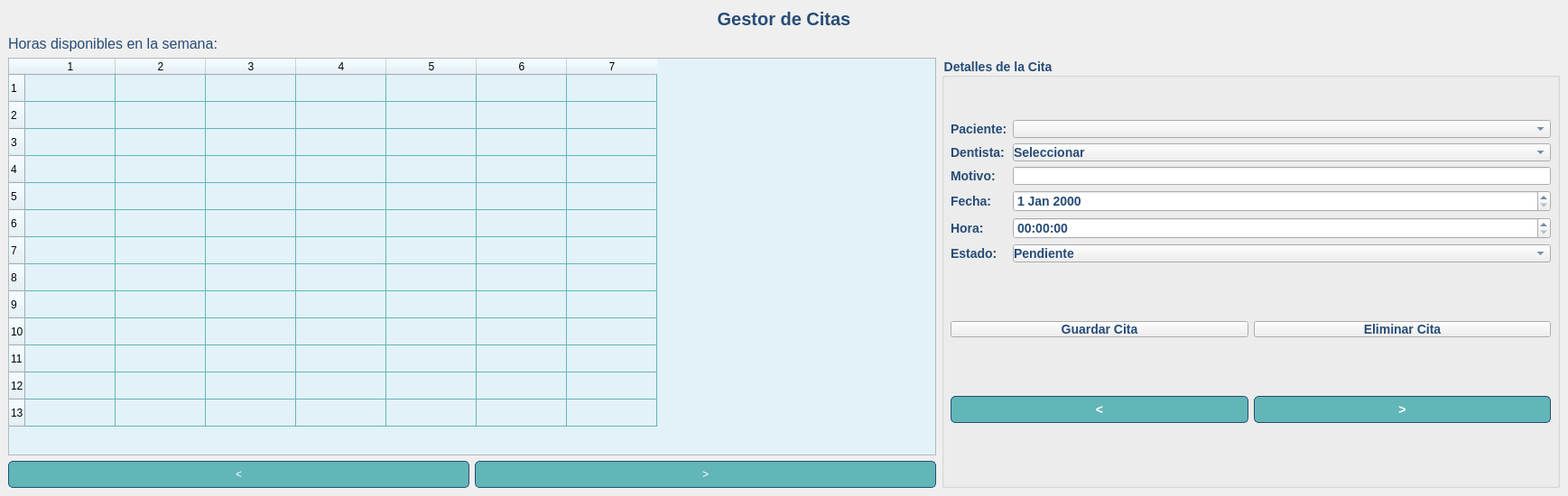
<?xml version="1.0" encoding="UTF-8"?>
<ui version="4.0">
    <class>SemanaWindow</class>
    <widget class="QMainWindow" name="SemanaWindow">
        <property name="geometry">
            <rect>
                <x>0</x>
                <y>0</y>
                <width>1737</width>
                <height>550</height>
            </rect>
        </property>
        <property name="windowTitle">
            <string>Calendario Semanal</string>
        </property>
        <widget class="QWidget" name="centralwidget">
            <layout class="QVBoxLayout" name="verticalLayout">
                <item>
                    <widget class="QLabel" name="labelTitle">
                        <property name="styleSheet">
                            <string>
                                font-size: 20px; font-weight: bold; color: #274C77;
                            </string>
                        </property>
                        <property name="text">
                            <string>Gestor de Citas</string>
                        </property>
                        <property name="alignment">
                            <set>Qt::AlignCenter</set>
                        </property>
                    </widget>
                </item>
                <item>
                    <widget class="QLabel" name="labelHorasDisponibles">
                        <property name="styleSheet">
                            <string>
                                font-size: 16px; color: #274C77;
                            </string>
                        </property>
                        <property name="text">
                            <string>Horas disponibles en la semana:</string>
                        </property>
                    </widget>
                </item>
                <item>
                    <layout class="QHBoxLayout" name="horizontalLayoutMain" stretch="3,2">
                        <item>
                            <layout class="QVBoxLayout" name="verticalLayoutCalendar">
                                <item>
                                    <widget class="QTableWidget" name="tableWidgetSemana">
                                        <property name="styleSheet">
                                            <string>
                                                gridline-color: #62B6B7; background-color: #E3F2F9;
                                            </string>
                                        </property>
                                        <property name="verticalScrollBarPolicy">
                                            <enum>Qt::ScrollBarAlwaysOff</enum>
                                        </property>
                                        <property name="horizontalScrollBarPolicy">
                                            <enum>Qt::ScrollBarAlwaysOff</enum>
                                        </property>
                                        <property name="rowCount">
                                            <number>13</number>
                                        </property>
                                        <property name="columnCount">
                                            <number>7</number>
                                        </property>
                                        <property name="horizontalHeaderLabels" stdset="0">
                                            <stringlist>
                                                <string>Lunes</string>
                                                <string>Martes</string>
                                                <string>Miércoles</string>
                                                <string>Jueves</string>
                                                <string>Viernes</string>
                                                <string>Sábado</string>
                                                <string>Domingo</string>
                                            </stringlist>
                                        </property>
                                        <property name="verticalHeaderLabels" stdset="0">
                                            <stringlist>
                                                <string>7:00 AM</string>
                                                <string>8:00 AM</string>
                                                <string>9:00 AM</string>
                                                <string>10:00 AM</string>
                                                <string>11:00 AM</string>
                                                <string>12:00 PM</string>
                                                <string>1:00 PM</string>
                                                <string>2:00 PM</string>
                                                <string>3:00 PM</string>
                                                <string>4:00 PM</string>
                                                <string>5:00 PM</string>
                                                <string>6:00 PM</string>
                                                <string>7:00 PM</string>
                                            </stringlist>
                                        </property>
                                        <row />
                                        <row />
                                        <row />
                                        <row />
                                        <row />
                                        <row />
                                        <row />
                                        <row />
                                        <row />
                                        <row />
                                        <row />
                                        <row />
                                        <row />
                                        <column />
                                        <column />
                                        <column />
                                        <column />
                                        <column />
                                        <column />
                                        <column />
                                    </widget>
                                </item>
                                <item>
                                    <layout class="QHBoxLayout" name="horizontalLayoutButtons">
                                        <item>
                                            <widget class="QPushButton" name="btnAnterior">
                                                <property name="minimumSize">
                                                    <size>
                                                        <width>30</width>
                                                        <height>30</height>
                                                    </size>
                                                </property>
                                                <property name="styleSheet">
                                                    <string>
                                                        background-color: #62B6B7; color: #FFFFFF;
                                                        border: 1px solid #274C77; border-radius:
                                                        5px;
                                                    </string>
                                                </property>
                                                <property name="text">
                                                    <string>&lt;</string>
                                                </property>
                                            </widget>
                                        </item>
                                        <item>
                                            <widget class="QPushButton" name="btnSiguiente">
                                                <property name="minimumSize">
                                                    <size>
                                                        <width>30</width>
                                                        <height>30</height>
                                                    </size>
                                                </property>
                                                <property name="styleSheet">
                                                    <string>
                                                        background-color: #62B6B7; color: #FFFFFF;
                                                        border: 1px solid #274C77; border-radius:
                                                        5px;
                                                    </string>
                                                </property>
                                                <property name="text">
                                                    <string>&gt;</string>
                                                </property>
                                            </widget>
                                        </item>
                                    </layout>
                                </item>
                            </layout>
                        </item>
                        <item>
                            <widget class="QGroupBox" name="groupBoxDetallesCita">
                                <property name="styleSheet">
                                    <string>
                                        font-size: 14px; font-weight: bold; color: #274C77; margin:
                                        0px; padding: 0px;
                                    </string>
                                </property>
                                <property name="title">
                                    <string>Detalles de la Cita</string>
                                </property>
                                <layout class="QVBoxLayout" name="verticalLayoutDetallesCita">
                                    <item>
                                        <layout class="QGridLayout" name="gridLayoutDetallesCita">
                                            <item row="0" column="0">
                                                <widget class="QLabel" name="labelPaciente">
                                                    <property name="text">
                                                        <string>Paciente:</string>
                                                    </property>
                                                </widget>
                                            </item>
                                            <item row="0" column="1">
                                                <widget class="QComboBox" name="comboBoxPaciente" />
                                            </item>
                                            <item row="1" column="0">
                                                <widget class="QLabel" name="labelDentista">
                                                    <property name="text">
                                                        <string>Dentista:</string>
                                                    </property>
                                                </widget>
                                            </item>
                                            <item row="1" column="1">
                                                <widget class="QComboBox" name="comboBoxDentista">
                                                    <item>
                                                        <property name="text">
                                                            <string>Seleccionar</string>
                                                        </property>
                                                    </item>
                                                </widget>
                                            </item>
                                            <item row="2" column="0">
                                                <widget class="QLabel" name="labelMotivo">
                                                    <property name="text">
                                                        <string>Motivo:</string>
                                                    </property>
                                                </widget>
                                            </item>
                                            <item row="2" column="1">
                                                <widget class="QLineEdit" name="lineEditMotivo" />
                                            </item>
                                            <item row="3" column="0">
                                                <widget class="QLabel" name="labelFecha">
                                                    <property name="text">
                                                        <string>Fecha:</string>
                                                    </property>
                                                </widget>
                                            </item>
                                            <item row="3" column="1">
                                                <widget class="QDateEdit" name="dateEditFecha" />
                                            </item>
                                            <item row="4" column="0">
                                                <widget class="QLabel" name="labelHora">
                                                    <property name="text">
                                                        <string>Hora:</string>
                                                    </property>
                                                </widget>
                                            </item>
                                            <item row="4" column="1">
                                                <widget class="QTimeEdit" name="timeEditHora" />
                                            </item>
                                            <item row="5" column="0">
                                                <widget class="QLabel" name="labelEstado">
                                                    <property name="text">
                                                        <string>Estado:</string>
                                                    </property>
                                                </widget>
                                            </item>
                                            <item row="5" column="1">
                                                <widget class="QComboBox" name="comboBoxEstado">
                                                    <item>
                                                        <property name="text">
                                                            <string>Pendiente</string>
                                                        </property>
                                                    </item>
                                                    <item>
                                                        <property name="text">
                                                            <string>Confirmada</string>
                                                        </property>
                                                    </item>
                                                    <item>
                                                        <property name="text">
                                                            <string>Cancelada</string>
                                                        </property>
                                                    </item>
                                                </widget>
                                            </item>
                                        </layout>
                                    </item>
                                    <item>
                                        <layout class="QHBoxLayout"
                                            name="horizontalLayoutDetallesBotones">
                                            <item>
                                                <widget class="QPushButton" name="btnGuardarCita">
                                                    <property name="text">
                                                        <string>Guardar Cita</string>
                                                    </property>
                                                </widget>
                                            </item>
                                            <item>
                                                <widget class="QPushButton" name="btnEliminarCita">
                                                    <property name="text">
                                                        <string>Eliminar Cita</string>
                                                    </property>
                                                </widget>
                                            </item>
                                        </layout>
                                    </item>
                                    <item>
                                        <layout class="QHBoxLayout"
                                            name="horizontalLayoutDetallesNavegacion">
                                            <item>
                                                <widget class="QPushButton"
                                                    name="btnAnteriorDetalles">
                                                    <property name="minimumSize">
                                                        <size>
                                                            <width>30</width>
                                                            <height>30</height>
                                                        </size>
                                                    </property>
                                                    <property name="styleSheet">
                                                        <string>
                                                            background-color: #62B6B7; color:
                                                            #FFFFFF;
                                                            border: 1px solid #274C77;
                                                            border-radius: 5px;
                                                        </string>
                                                    </property>
                                                    <property name="text">
                                                        <string>&lt;</string>
                                                    </property>
                                                </widget>
                                            </item>
                                            <item>
                                                <widget class="QPushButton"
                                                    name="btnSiguienteDetalles">
                                                    <property name="minimumSize">
                                                        <size>
                                                            <width>30</width>
                                                            <height>30</height>
                                                        </size>
                                                    </property>
                                                    <property name="styleSheet">
                                                        <string>
                                                            background-color: #62B6B7; color:
                                                            #FFFFFF;
                                                            border: 1px solid #274C77;
                                                            border-radius: 5px;
                                                        </string>
                                                    </property>
                                                    <property name="text">
                                                        <string>&gt;</string>
                                                    </property>
                                                </widget>
                                            </item>
                                        </layout>
                                    </item>
                                </layout>
                            </widget>
                        </item>
                    </layout>
                </item>
            </layout>
        </widget>
    </widget>
    <resources />
    <connections />
</ui>
